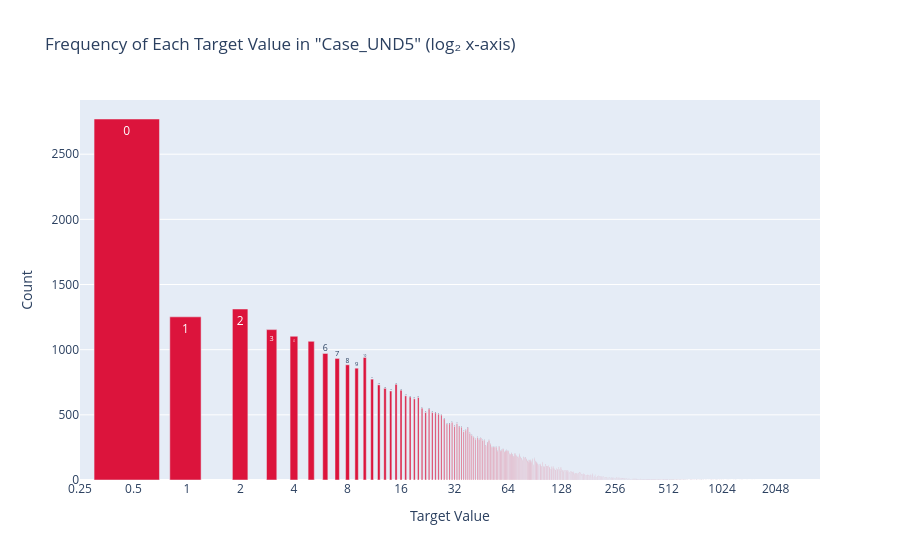

The cell this chart's notebook holds for it:
### Code cell
plot_log2_frequency(dataset, 'Case_UND5')

### Figure 1 — Plotly figure (JSON) as saved in the notebook; plotly's stock layout.template omitted (floating-point values rounded to 4 significant figures; data arrays with more than 128 entries replaced by an {"elided": "..."} marker saying what was removed)
{"data": [{"hovertemplate": "Value: %{text}<br>Count: %{y}<extra></extra>", "marker": {"color": "crimson"}, "text": {"elided": "696 str values"}, "type": "bar", "x": {"elided": "696 float values"}, "y": {"elided": "696 int values"}}], "layout": {"title": {"text": "Frequency of Each Target Value in \"Case_UND5\" (log₂ x-axis)"}, "xaxis": {"dtick": 0.301, "title": {"text": "Target Value"}, "type": "log"}, "yaxis": {"title": {"text": "Count"}}}}
